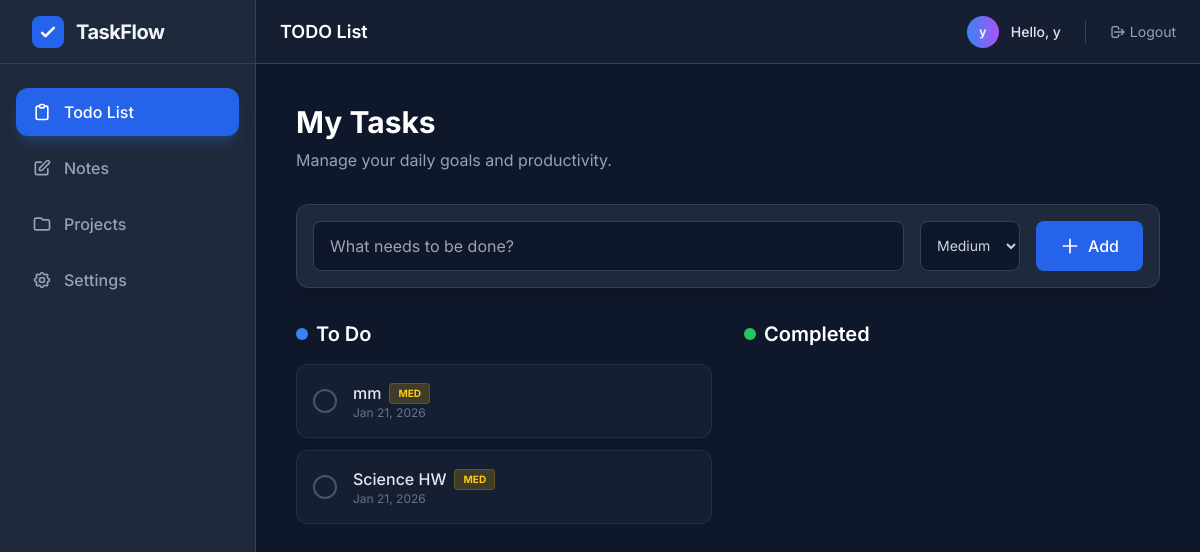
The page /todo/ (signed in) on the database as committed earlier.
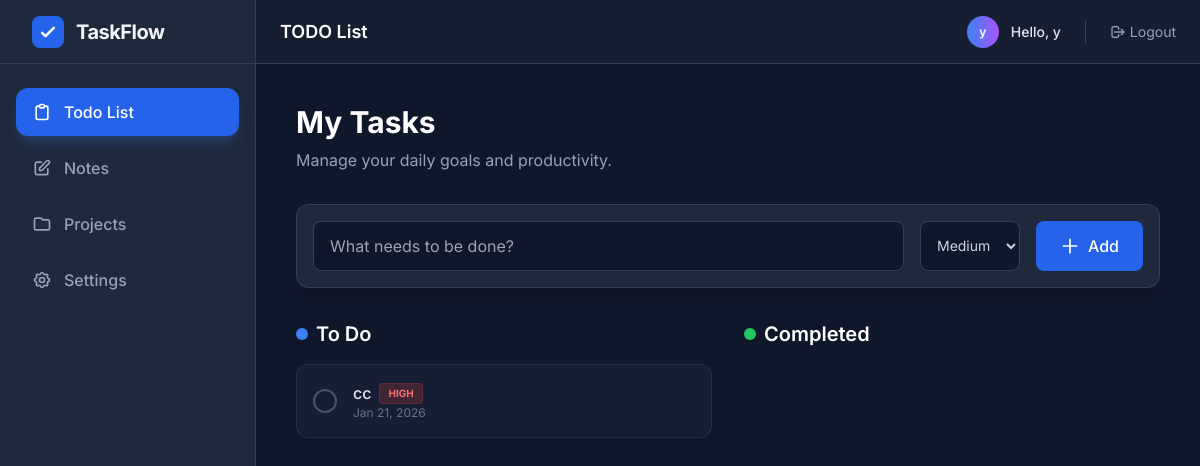
The same page on the database as committed later.
### account/models.py (models this page shows, shortened)
class Users(AbstractUser):
    first_name=models.CharField(max_length=15)
    email=models.EmailField(unique=True)
    USERNAME_FIELD = 'email'
    REQUIRED_FIELDS = ['username']

### myapp/models.py (models this page shows, shortened)
class Todo(models.Model):
    user = models.ForeignKey(settings.AUTH_USER_MODEL, on_delete=models.CASCADE)
    title = models.CharField(max_length=200)
    completed = models.BooleanField(default=False)
    created_at = models.DateTimeField(auto_now_add=True)
    PRIORITY_CHOICES = [
        ('high', 'High'),
        ('medium', 'Medium'),
        ('low', 'Low'),
    ]
    priority = models.CharField(max_length=10, choices=PRIORITY_CHOICES, default='medium')

### myapp/views.py (the view)
# urls.py: path('todo/',views.todo,name='todo'),
@login_required
def todo(request):
    tasks = Todo.objects.filter(user=request.user).annotate(
        priority_val=Case(
            When(priority='high', then=Value(1)),
            When(priority='medium', then=Value(2)),
            When(priority='low', then=Value(3)),
            default=Value(4),
            output_field=IntegerField(),
        )
    ).order_by('priority_val', '-created_at')
    return render(request, 'dashboard.html', {'tasks': tasks})

### myapp/templates/dashboard.html (shortened to what this page needs)
{% extends 'base.html' %}
{% block page_title %}TODO List{% endblock %}
{% block content %}
    <div class="mb-8">
        <h2 class="text-3xl font-bold text-white mb-2">My Tasks</h2>
        <p class="text-slate-400">Manage your daily goals and productivity.</p>
    </div>
    <div class="bg-slate-800 rounded-xl p-4 mb-8 border border-slate-700 shadow-lg">
        <form method="POST" action="{% url 'myapp:add_task' %}" class="flex gap-4">
            <input type="text" name="title" placeholder="What needs to be done?" required
                   class="flex-1 bg-slate-900 border border-slate-700 text-white rounded-lg px-4 py-3 focus:outline-none focus:ring-2 focus:ring-blue-500 transition-all">
            <select name="priority" class="bg-slate-900 border border-slate-700 text-slate-300 text-sm rounded-lg px-3 focus:outline-none focus:ring-2 focus:ring-blue-500">
                <option value="medium" selected>Medium</option>
            </select>
            <button type="submit" class="bg-blue-600 hover:bg-blue-500 text-white px-6 py-3 rounded-lg font-medium transition-colors flex items-center gap-2">
                <svg class="w-5 h-5" fill="none" stroke="currentColor" viewBox="0 0 24 24"><path stroke-linecap="round" stroke-linejoin="round" stroke-width="2" d="M12 4v16m8-8H4"></path></svg>
                Add
            </button>
        </form>
    </div>
    <div class="grid grid-cols-1 md:grid-cols-2 gap-8">
        <div>
            <h3 class="text-xl font-semibold text-white mb-4 flex items-center gap-2">
                <span class="w-3 h-3 rounded-full bg-blue-500"></span> To Do
            </h3>
            <div class="space-y-3">
                {% for task in tasks %}
                    {% if not task.completed %}
                    <div class="group flex items-center justify-between bg-slate-800/50 hover:bg-slate-800 border border-slate-700/50 hover:border-blue-500/30 rounded-xl p-4 transition-all duration-200">
                        <div class="flex items-center gap-4">
                            <form action="{% url 'myapp:update_status' task.id %}" method="POST">
                                <button type="submit" class="w-6 h-6 rounded-full border-2 border-slate-600 hover:border-blue-500 flex items-center justify-center transition-colors"></button>
                            </form>
                            <div>
                                <h3 class="font-medium text-slate-200 flex items-center gap-2">
                                    {{ task.title }}
                                    {% if task.priority == 'high' %}
                                        <span class="text-[10px] font-bold uppercase px-2 py-0.5 rounded bg-red-500/20 text-red-400 border border-red-500/20">High</span>
                                    {% elif task.priority == 'medium' %}
                                        <span class="text-[10px] font-bold uppercase px-2 py-0.5 rounded bg-yellow-500/20 text-yellow-400 border border-yellow-500/20">Med</span>
                                    {% elif task.priority == 'low' %}
                                        <span class="text-[10px] font-bold uppercase px-2 py-0.5 rounded bg-green-500/20 text-green-400 border border-green-500/20">Low</span>
                                    {% endif %}
                                </h3>
                                <p class="text-xs text-slate-500">{{ task.created_at|date:"M d, Y" }}</p>
                            </div>
                        </div>
                    </div>
                    {% endif %}
                {% endfor %}
            </div>
        </div>
        <div>
            <h3 class="text-xl font-semibold text-white mb-4 flex items-center gap-2">
                <span class="w-3 h-3 rounded-full bg-green-500"></span> Completed
            </h3>
        </div>
    </div>
{% endblock %}

### templates/base.html (shortened to what this page needs)
<!DOCTYPE html>
<html lang="en">
<head>
    <script src="https://cdn.tailwindcss.com"></script>
</head>
<body class="bg-slate-900 text-slate-100 flex h-screen overflow-hidden">
    <aside class="w-64 bg-slate-800 border-r border-slate-700 flex flex-col hidden md:flex">
        <div class="h-16 flex items-center px-8 border-b border-slate-700">
            <div class="w-8 h-8 bg-blue-600 rounded-lg flex items-center justify-center mr-3">
                <svg class="w-5 h-5 text-white" fill="none" stroke="currentColor" viewBox="0 0 24 24"><path stroke-linecap="round" stroke-linejoin="round" stroke-width="3" d="M5 13l4 4L19 7"></path></svg>
            </div>
            <span class="text-xl font-bold tracking-tight">TaskFlow</span>
        </div>
        <nav class="flex-1 px-4 py-6 space-y-2">
            <a href="{% url 'myapp:todo' %}" class="flex items-center gap-3 px-4 py-3 rounded-xl transition-all
               {% if request.resolver_match.url_name == 'todo' %} bg-blue-600 text-white shadow-lg shadow-blue-500/20
               {% else %} text-slate-400 hover:text-white hover:bg-slate-700/50 {% endif %}">
                <svg class="w-5 h-5" fill="none" stroke="currentColor" viewBox="0 0 24 24"><path stroke-linecap="round" stroke-linejoin="round" stroke-width="2" d="M9 5H7a2 2 0 00-2 2v12a2 2 0 002 2h10a2 2 0 002-2V7a2 2 0 00-2-2h-2M9 5a2 2 0 002 2h2a2 2 0 002-2M9 5a2 2 0 012-2h2a2 2 0 012 2"></path></svg>
                <span class="font-medium">Todo List</span>
            </a>
            <a href="{% url 'notes:list' %}" class="flex items-center gap-3 px-4 py-3 rounded-xl transition-all
               {% if 'notes' in request.resolver_match.app_name %} bg-blue-600 text-white shadow-lg shadow-blue-500/20
               {% else %} text-slate-400 hover:text-white hover:bg-slate-700/50 {% endif %}">
                <svg class="w-5 h-5" fill="none" stroke="currentColor" viewBox="0 0 24 24"><path stroke-linecap="round" stroke-linejoin="round" stroke-width="2" d="M11 5H6a2 2 0 00-2 2v11a2 2 0 002 2h11a2 2 0 002-2v-5m-1.414-9.414a2 2 0 112.828 2.828L11.828 15H9v-2.828l8.586-8.586z"></path></svg>
                <span class="font-medium">Notes</span>
            </a>
            <a href="#" class="flex items-center gap-3 px-4 py-3 text-slate-400 hover:text-white hover:bg-slate-700/50 rounded-xl transition-all">
                <svg class="w-5 h-5" fill="none" stroke="currentColor" viewBox="0 0 24 24"><path stroke-linecap="round" stroke-linejoin="round" stroke-width="2" d="M3 7v10a2 2 0 002 2h14a2 2 0 002-2V9a2 2 0 00-2-2h-6l-2-2H5a2 2 0 00-2 2z"></path></svg>
                <span class="font-medium">Projects</span>
            </a>
             <a href="#" class="flex items-center gap-3 px-4 py-3 text-slate-400 hover:text-white hover:bg-slate-700/50 rounded-xl transition-all">
                <span class="font-medium">Settings</span>
            </a>
        </nav>
    </aside>
    <main class="flex-1 flex flex-col h-screen overflow-hidden relative">
        <header class="h-16 bg-slate-800/50 backdrop-blur-md border-b border-slate-700 flex items-center justify-between px-6 z-10">
            <h1 class="text-lg font-semibold text-white hidden md:block">{% block page_title %}Dashboard{% endblock %}</h1>
            <div class="flex items-center gap-4">
                <div class="flex items-center gap-3">
                    <div class="w-8 h-8 rounded-full bg-gradient-to-r from-blue-500 to-purple-500 flex items-center justify-center text-xs font-bold">
                        {{ user.first_name|slice:":1" }}
                    </div>
                    <span class="text-sm font-medium text-slate-200">
                        Hello, {{ user.first_name|default:user.username }}
                    </span>
                </div>
                <a href="{% url 'myapp:logout' %}" class="text-sm text-slate-400 hover:text-red-400 transition-colors flex items-center gap-1">
                    <svg class="w-4 h-4" fill="none" stroke="currentColor" viewBox="0 0 24 24"><path stroke-linecap="round" stroke-linejoin="round" stroke-width="2" d="M17 16l4-4m0 0l-4-4m4 4H7m6 4v1a3 3 0 01-3 3H6a3 3 0 01-3-3V7a3 3 0 013-3h4a3 3 0 013 3v1"></path></svg>
                    Logout
                </a>
            </div>
        </header>
        <div class="flex-1 overflow-y-auto p-6 md:p-10">
            <div class="max-w-6xl mx-auto">
                {% block content %}
                {% endblock %}
            </div>
        </div>
    </main>
</body>
</html>

### templates/base.html (style rules this page uses)
body { font-family: 'Inter', sans-serif; }

Rows that differ between the two databases and show on the page:
removed Todo: title "mm", priority "MED", created_at "Jan 21, 2026"
removed Todo: title "Science HW", priority "MED", created_at "Jan 21, 2026"
added Todo: title "cc", priority "HIGH", created_at "Jan 21, 2026"
